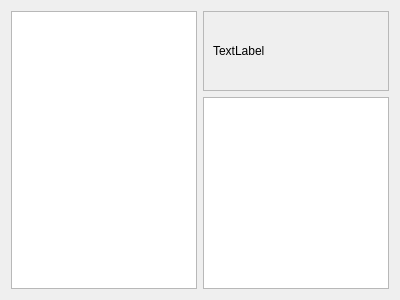
<?xml version="1.0" encoding="UTF-8"?>
<ui version="4.0">
 <class>sourceWPage</class>
 <widget class="QWizardPage" name="sourceWPage">
  <property name="geometry">
   <rect>
    <x>0</x>
    <y>0</y>
    <width>400</width>
    <height>300</height>
   </rect>
  </property>
  <property name="windowTitle">
   <string>WizardPage</string>
  </property>
  <property name="title">
   <string>Select source of the plugin</string>
  </property>
  <property name="subTitle">
   <string>The source determine basic functionality of the plugin. You will have to specify exact settings later</string>
  </property>
  <layout class="QGridLayout" name="gridLayout">
   <item row="1" column="1">
    <widget class="QListView" name="listView"/>
   </item>
   <item row="0" column="0" rowspan="2">
    <widget class="QListWidget" name="pluginWidget"/>
   </item>
   <item row="0" column="1">
    <widget class="QScrollArea" name="scrollArea">
     <property name="widgetResizable">
      <bool>true</bool>
     </property>
     <widget class="QWidget" name="scrollAreaWidgetContents">
      <property name="geometry">
       <rect>
        <x>0</x>
        <y>0</y>
        <width>188</width>
        <height>90</height>
       </rect>
      </property>
      <layout class="QVBoxLayout" name="verticalLayout">
       <item>
        <widget class="QLabel" name="pluginComment">
         <property name="text">
          <string>TextLabel</string>
         </property>
         <property name="wordWrap">
          <bool>true</bool>
         </property>
        </widget>
       </item>
      </layout>
     </widget>
    </widget>
   </item>
  </layout>
 </widget>
 <resources/>
 <connections/>
</ui>
